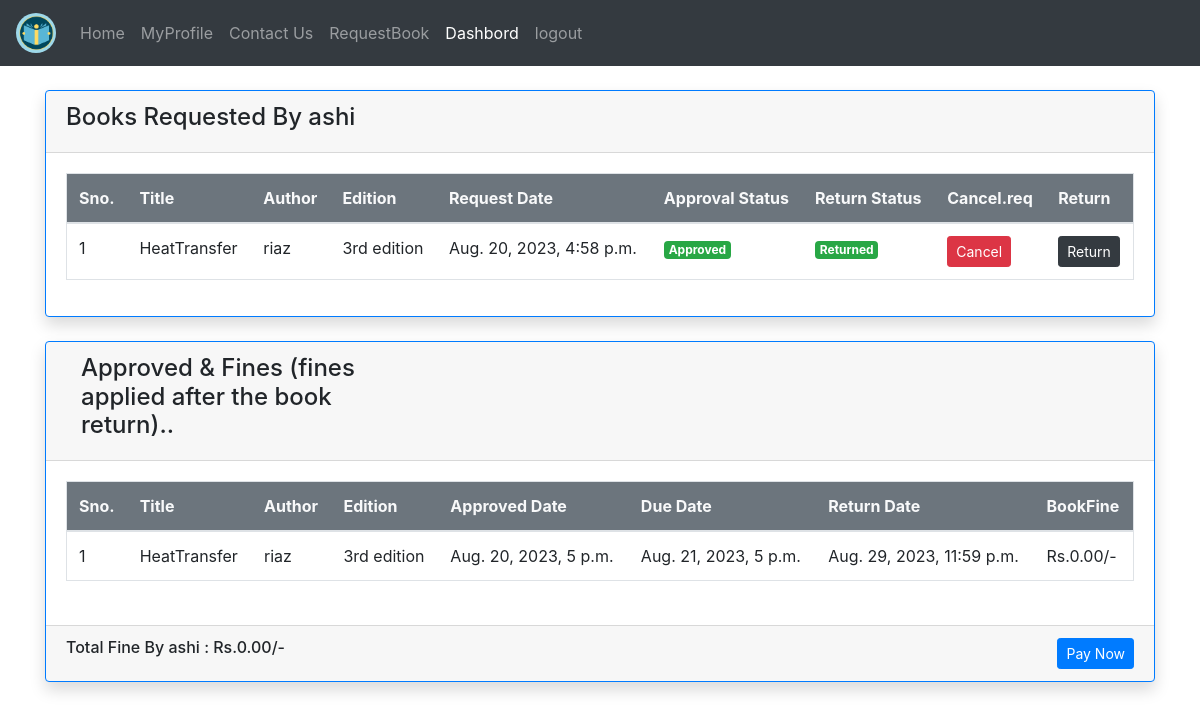
Screenshot of /sdashboard/ (signed in) with the database file from the repository.
### LibraryApp/models.py (models this page shows)
class User(AbstractUser):
	rt = [
		(0,'Guest'),
		(1,'Student'),
		(2,'Teacher'),
	]
	eid = models.CharField(max_length=20)
	role_type = models.IntegerField(default=0)

class BookRequest(models.Model):
    book = models.ForeignKey(BookAdd, on_delete=models.CASCADE)
    requested_by = models.ForeignKey(settings.AUTH_USER_MODEL, on_delete=models.CASCADE)
    approved_by_teacher = models.ForeignKey(settings.AUTH_USER_MODEL, on_delete=models.CASCADE, null=True, blank=True,related_name='approved_by')
    requested_by_student = models.ForeignKey(settings.AUTH_USER_MODEL, on_delete=models.CASCADE, related_name='book_requests_made',null=True)
    request_date = models.DateTimeField(auto_now_add=True)
    approved_date = models.DateTimeField(null=True, blank=True)
    return_date = models.DateTimeField(null=True, blank=True)
    status_to_approve = models.CharField(max_length=20, choices=(
        ('Pending', 'Pending'),
        ('Approved', 'Approved'),
        ('Rejected', 'Rejected')
    ), default='Pending')
    return_status = models.CharField(max_length=20, choices=(
        ('Pending', 'Pending'),
        ('Returned', 'Returned')
    ), default='Pending')
    fine_amount = models.DecimalField(max_digits=8, decimal_places=2, default=0)
    due_date = models.DateTimeField(null=True, blank=True)

class BookAdd(models.Model):
    b = [
		('G','----- Select Branch -----'),
		('CSE','Computer Science and Engineering'),
		('ECE','Electrical and Communication Engineering'),
		('EEE','Electrical and Electronics Engineering'),
		('CIVIL','Civil Engineering'),
		('MECH','Mechanical Engineering')
	]
    btitle = models.CharField(max_length=50)
    bauthor = models.CharField(max_length=50)
    bedition = models.CharField(max_length=20)
    bdes = models.TextField()
    bdept = models.CharField(max_length=50,choices=b,default='G')
    bstatus = models.BooleanField(default=False)
    num_copies = models.PositiveIntegerField(default=1)
    add_by = models.ForeignKey(User,on_delete=models.CASCADE)

### LibraryApp/views.py (the view)
# urls.py: path('sdashboard/',views.sdashboard,name='sdashboard'),
def sdashboard(request):
    d = BookRequest.objects.filter(requested_by = request.user)
    aprove = BookRequest.objects.filter(requested_by = request.user,status_to_approve = 'Approved')
    book_fine = BookRequest.objects.filter(
        requested_by_student=request.user,
        status_to_approve='Approved',
        return_status='Returned'
    )
    approved_books = BookRequest.objects.filter(
        requested_by_student=request.user,
        status_to_approve='Approved'
    )
    all_books_returned = all(book.return_status == 'Returned' for book in approved_books)
    total = total_fine(book_fine)
    return render(request,'html/sdashboard.html',{'book_requests' : d,'book_approved' : aprove,'total_fine' : total,'pay' : all_books_returned})

### LibraryApp/views.py (called while the page is built)
def total_fine(book_fine):
    t = 0
    for i in book_fine:
        t += i.fine_amount
    return t

### templates/html/sdashboard.html (shortened to what this page needs)
{% extends 'html/base.html' %}
{% block content %}
<div class="card mt-4 shadow border rounded border-primary">
    <div class="card-header">
        <h4>Books Requested By {{ request.user.username }}</h4>
    </div>
    <div class="card-body">
        {% if book_requests %}
            <table class="table table-hover border ">
                <thead class="text-light bg-secondary">
                    <tr>
                        <th>Sno.</th>
                        <th>Title</th>
                        <th>Author</th>
                        <th>Edition</th>
                        <th>Request Date</th>
                        <th>Approval Status</th>
                        <th>Return Status</th>
                        <th>Cancel.req</th>
                        <th>Return</th>
                    </tr>
                </thead>
                <tbody>
                    {% for request in book_requests %}
                    <tr>
                        <td>{{forloop.counter}}</td>
                        <td>{{ request.book.btitle }}</td>
                        <td>{{ request.book.bauthor }}</td>
                        <td>{{ request.book.bedition }}</td>
                        <td>{{ request.request_date }}</td>
                        <td>
                            {% if request.status_to_approve == 'Pending' %}
                                <span class="badge badge-warning">Pending</span>
                            {% elif request.status_to_approve == 'Approved' %}
                                <span class="badge badge-success">Approved</span>
                            {% elif request.status_to_approve == 'Rejected' %}
                                <span class="badge badge-danger">Rejected</span>
                            {% endif %}
                        </td>
                        <td>
                            {% if request.return_status == 'Pending' %}
                                <span class="badge badge-warning">Pending</span>
                            {% elif request.return_status == 'Returned' %}
                                <span class="badge badge-success">Returned</span>
                            {% endif %}
                        </td>
                        <td>
                            {% if request.status_to_approve == 'Approved' %}
                            <button type="button" class="btn btn-danger btn-sm" data-toggle="modal" data-target="#confirmCancelModal{{ request.id }}">
                                Cancel
                            </button>
                            {% else %}
                            <button type="button" class="btn btn-danger btn-sm" data-toggle="modal" data-target="#confirmCancelModal{{ request.id }}">
                                Cancel
                            </button>
                            {% endif %}
                        </td>
                        <td>
                            <button type="button" class="btn btn-dark btn-sm" data-toggle="modal" data-target="#returnModal{{ forloop.counter }}">
                                Return
                            </button>
                        </td>
                    </tr>
                    {% endfor %}
                </tbody>
            </table>
        {% else %}
            <p>No books requested by {{ request.user.username }}.</p>
        {% endif %}
    </div>
</div>
<div class="card mt-4 shadow border rounded border-primary">
    <div class="card-header">
        <marquee behavior="scroll" direction="left" class="col-md-4">
            <h4>Approved & Fines (fines applied after the book return)..</h4>
        </marquee>
    </div>
    <div class="card-body">
        {% if book_approved %}
        <table class="table table-hover border">
            <thead class="text-light bg-secondary">
                <tr>
                    <th>Sno.</th>
                    <th>Title</th>
                    <th>Author</th>
                    <th>Edition</th>
                    <th>Approved Date</th>
                    <th>Due Date</th>
                    <th>Return Date</th>
                    <th>BookFine</th>
                </tr>
            </thead>
            <tbody>
                {% for book_approve in book_approved %}
                <tr>
                <td>{{forloop.counter}}</td>
                <td>{{book_approve.book.btitle}}</td>
                <td>{{book_approve.book.bauthor}}</td>
                <td>{{book_approve.book.bedition}}</td>
                <td>{{book_approve.approved_date}}</td>
                <td>{{book_approve.due_date}}</td>
                <td>{{book_approve.return_date}}</td>
                <td>Rs.{{book_approve.fine_amount}}/-</td>
                </tr>
                {% endfor %}
            </tbody>
        </table>
        {% else %}
        <p> No Books Approved</p>
        {% endif %}
    </div>
    <div class="card-footer mt-2">
        <div class="row">
            <div class="col">
                <h6>Total Fine By {{ request.user.username }} : Rs.{{ total_fine }}/-</h6>
            </div>
            <div class="col">
                <a href="{% url 'payfine'  %}" class="btn btn-primary btn-sm float-right">Pay Now</a>
            </div>
        </div>
    </div>
</div>
{% endblock content %}

### rows the page displays
User: user.username "ashi"
BookRequest: book.btitle "HeatTransfer", book.bauthor "riaz", book.bedition "3rd edition", request_date "Aug. 20, 2023, 4:58 p.m.", status_to_approve "Approved", return_status "Returned", approved_date "Aug. 20, 2023, 5 p.m.", due_date "Aug. 21, 2023, 5 p.m.", return_date "Aug. 29, 2023, 11:59 p.m.", fine_amount "0.00"

### other values shown
{{ total_fine }} "0.00"
